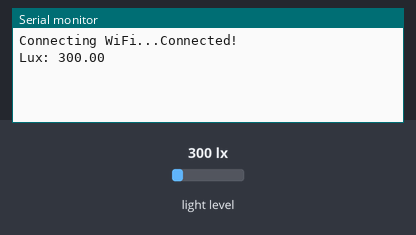
Bench run of a sketch on a simulated Arduino MKR. On the bench: the last lines printed to the serial monitor. The inputs (shaded band) are chosen by the test bench; at power-on: light level 300 lx. WiFi joins after 1.5 s; servers stay silent unless stated.

Above: at 2.7 s.
2.8 s: light level set to 500 lx
At 4.8 s:
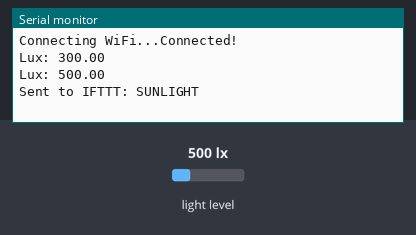
5.5 s: light level set to 40 lx
At 6.6 s:
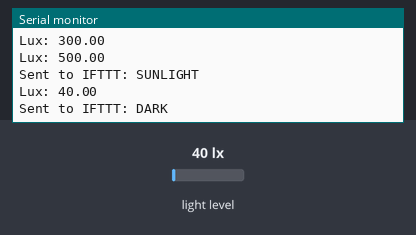
Timing chart, 0 to 8.5 s (numbered marks = the images above; inputs shaded):
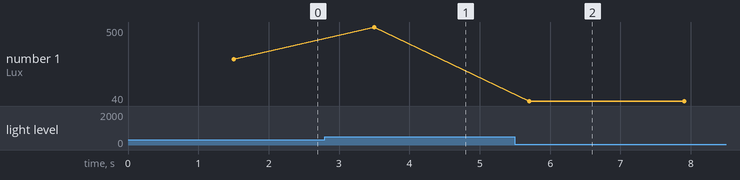

The sketch:

Task3.1Trigger.ino
```cpp
#include <Wire.h>
#include <BH1750.h>
#include <WiFiNINA.h>

BH1750 lightMeter;
WiFiClient client;

// WiFi
char ssid[] = "lau";
char pass[] = "12345678";

// IFTTT
String host = "maker.ifttt.com";
String event = "light_on";
String key = "lEIurNjSxb1yeQLJP7HFkQOPabMV41zjye8Z4xwrhaU";

// light status
bool isLight = false;

void setup() {
  Serial.begin(9600);
  Wire.begin();

  lightMeter.begin();

  // connect wifi
  Serial.print("Connecting WiFi...");
  while (WiFi.begin(ssid, pass) != WL_CONNECTED) {
    Serial.print(".");
    delay(1000);
  }
  Serial.println("Connected!");
}

void loop() {

  float lux = lightMeter.readLightLevel();

  Serial.print("Lux: ");
  Serial.println(lux);

  // if bright
  if (lux > 300 && isLight == false) {
    sendIFTTT("SUNLIGHT", lux);
    isLight = true;
  }

  // if dark
  if (lux < 200 && isLight == true) {
    sendIFTTT("DARK", lux);
    isLight = false;
  }

  delay(2000);
}

// send to IFTTT
void sendIFTTT(String status, float lux) {

  if (client.connect(host.c_str(), 80)) {

    String data = "{";
    data += "\"value1\":\"" + String(lux) + "\",";
    data += "\"value2\":\"" + status + "\"";
    data += "}";

    client.println("POST /trigger/" + event + "/with/key/" + key + " HTTP/1.1");
    client.println("Host: " + host);
    client.println("Content-Type: application/json");
    client.print("Content-Length: ");
    client.println(data.length());
    client.println();
    client.println(data);

    Serial.println("Sent to IFTTT: " + status);

    client.stop();
  } else {
    Serial.println("Failed to connect");
  }
}
```

Measured:
- after the input at 2.8 s, the serial monitor: prints a new line after 0.70 s (image 1)
- after the input at 5.5 s, the serial monitor: prints a new line after 0.20 s (image 2)
- plotted number 1: 300 → 500 after the input at 2.8 s, 500 → 40 after the input at 5.5 s
